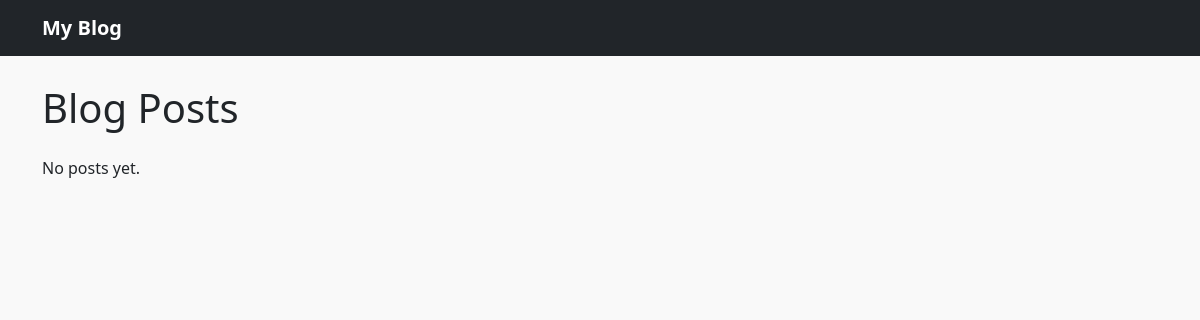
/, run on an earlier commit of the app's database.
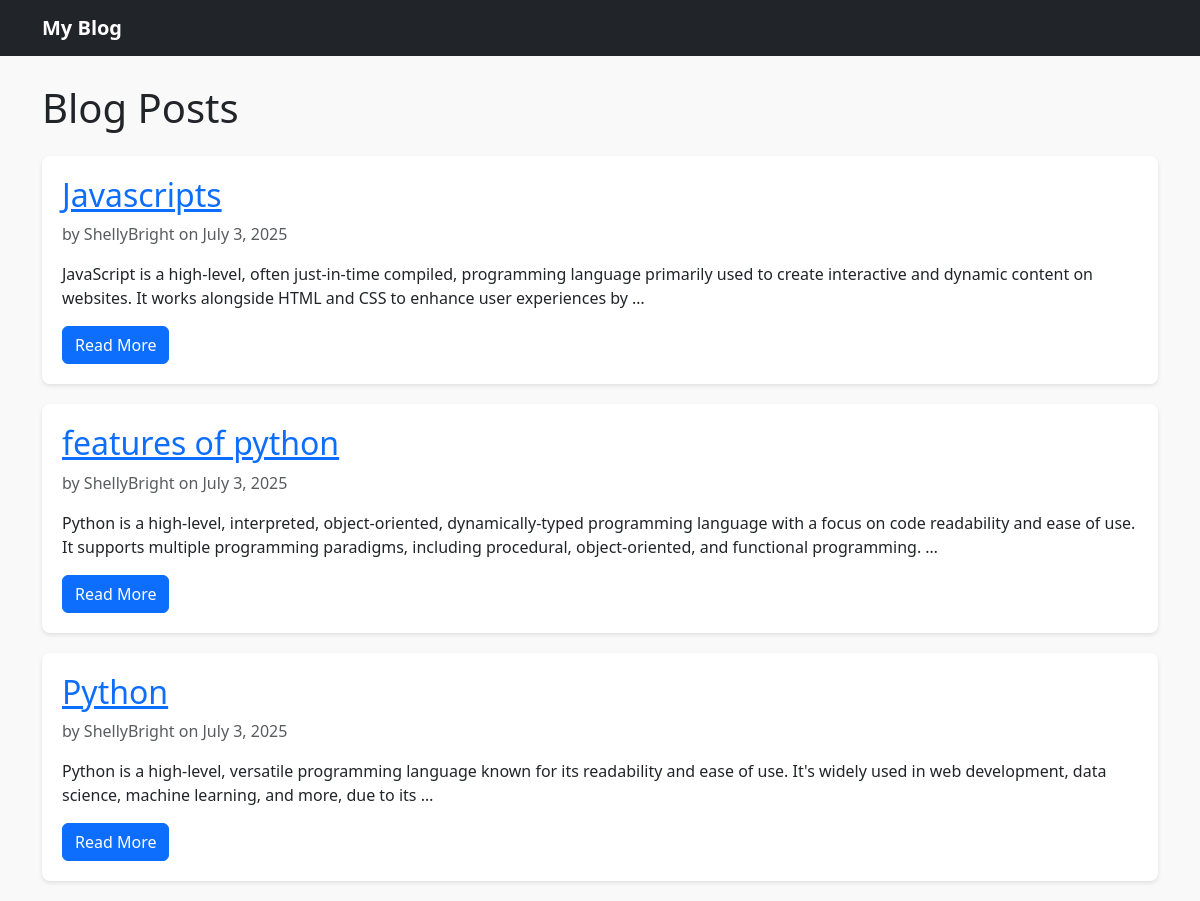
And on a later commit of the database.
### blog/models.py (models this page shows, shortened)
class Post(models.Model):
    title = models.CharField(max_length=200)
    content = models.TextField()
    created_at = models.DateTimeField(auto_now_add=True)
    author = models.ForeignKey(User, on_delete=models.CASCADE)
    category = models.ForeignKey(Category, on_delete=models.SET_NULL, null=True, blank=True)
    tags = models.ManyToManyField(Tag, blank=True)

### blog/views.py (the view)
# urls.py: path('', views.post_list, name='post_list'),
def post_list(request):
    posts = Post.objects.all().order_by('-created_at')
    return render(request, 'blog/homepage.html', {'posts': posts})

### blog/templates/blog/homepage.html (shortened to what this page needs)
{% extends 'blog/base.html' %}
{% block content %}
<h1 class="my-4">Blog Posts</h1>
{% for post in posts %}
    <div class="blog-post">
        <h2><a href="{% url 'post_detail' post.pk %}">{{ post.title }}</a></h2>
        <p class="text-muted">by {{ post.author.username }} on {{ post.created_at|date:"F j, Y" }}</p>
        <p>{{ post.content|truncatewords:30 }}</p>
        <a class="btn btn-primary" href="{% url 'post_detail' post.pk %}">Read More</a>
    </div>
{% empty %}
    <p>No posts yet.</p>
{% endfor %}
{% endblock %}

### blog/templates/blog/base.html (shortened to what this page needs)
<!DOCTYPE html>
<html lang="en">
<head>
    <link rel="stylesheet" href="https://cdn.jsdelivr.net/npm/bootstrap@5.3.3/dist/css/bootstrap.min.css">
</head>
<body>
    <nav class="navbar navbar-expand-lg navbar-dark bg-dark fixed-top">
        <div class="container">
            <a class="navbar-brand" href="{% url 'post_list' %}">My Blog</a>
        </div>
    </nav>
    <div class="container">
        {% block content %}
        {% endblock %}
    </div>
</body>
</html>

### blog/templates/blog/base.html (style rules this page uses)
body { padding-top: 60px; background-color: #f9f9f9; }
.navbar-brand { font-weight: bold; }
.blog-post { background: #fff; padding: 20px; border-radius: 8px; margin-bottom: 20px; box-shadow: 0 2px 4px rgba(0,0,0,.1); }

What changed in the data, as far as the page shows it:
added Post: title "Javascripts", author.username "ShellyBright", created_at "July 3, 2025", content "JavaScript is a high-level, often just-in-time compiled, programming language primarily used to create interactive and dynamic content on websites. It works alongside HTML and CSS to enhance user experiences by …"
added Post: title "features of python", author.username "ShellyBright", created_at "July 3, 2025", content "Python is a high-level, interpreted, object-oriented, dynamically-typed programming language with a focus on code readability and ease of use. It supports multiple programming paradigms, including procedural, object-oriented, and functional programming. …"
added Post: title "Python", author.username "ShellyBright", created_at "July 3, 2025", content "Python is a high-level, versatile programming language known for its readability and ease of use. It's widely used in web development, data science, machine learning, and more, due to its …"
Also different on the page:
text no longer shown: "No posts yet."
